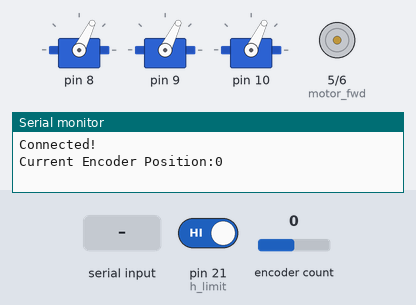
This sketch was run on a simulated Arduino Mega 2560, built with avr-gcc and run on an emulated ATmega2560. On the bench: 3 × servo, motor-driver pin pairs drawn as motors (green arrow = first pin HIGH = forward, orange = second pin HIGH = backward, longer = more drive), the last lines printed to the serial monitor. The inputs (shaded band) are chosen by the test bench; at power-on: pin 21 (h_limit) HIGH, encoder count 0.

Above: at 0.11 s.
At 1.2 s:
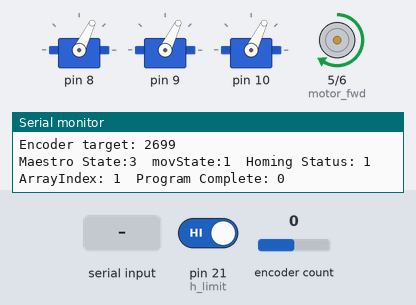
1.3 s: "90,45,200}" received over Serial
Timing chart, 0 to 4.3 s (numbered marks = the images above; inputs shaded):
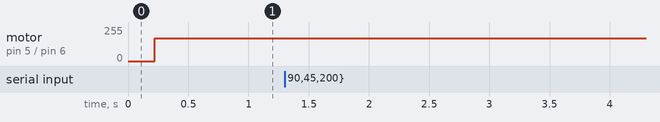

The sketch:

icebot_fw_1.0.0.ino
```cpp
#include <Arduino.h>
#include <Encoder.h>
#include <PID_v1.h>
#include <Servo.h>

//initialize encoders
Encoder myEnc(2, 3); // 20.6 Pulses per mm

//Initialize Limit Switch
#define h_limit 21

// Initialize start Button
#define start_btn 7

//Initialize Servo
Servo dispenseServo[3];
int activeServo = 0;    //Stores the active servo
int servoPosition[] = {221, 480, 749};
//Serial Communication variables
String inByte;
String payload;
//Initialize Motor
#define motor_fwd 5 //Motor Forward PWM Pin
#define motor_rev 6 //Motor Reverse PWM Pin

//Set Up the Encoder Variables
float ppmm = 20.6;  //Pulses per mm of the carriage
int encState = 1;   //Default State of the Encoder STate machine
long newPos = 0;    //New Encoder Position
long oldPos = -999; //Old encoder position

//Limit Switch Setup
int PrevHState = 0;    //Previous state
int hstate = 1;         //variable for the state machine of the homing state machine
int homingStatus = 0;  //0 indicates not homed 1 indicates homed
int homing_speed = 150; //speed of motor when homing
int hLimVal = 0;      //Limit Switch value

String message = "Placeholder";     //for storing debug messages
int debug = 1;        //state machine debug
int encoderDebug = 1;   //shows Encoder values

//Maestro State Machine Variables
int maestroState = 0; //Base state of the Maestro
int oldMaestroState = 0;
int programComplete = 0;    //Set to 1 when the program is complete

//Movement State machine variables
int movState = 6;                          //State of the movement State Machine
int oldMovState = 0;                       //Previous movState
long targetPos = 100;                      //current target position
int targetArray[] = {221, 480, 749, 900}; //Array that stores the target position in mm
int programLength = sizeof(targetArray) / sizeof(targetArray[0]);                   //stores the length of the program
int arrayIndex = 0;                        //stores the current index of the array target position
long gap = 0;                              //gap between the target and the current position

int arvl_state = 0;     //state of the arrival state machine. If the motor has arrived within a certain tolerance, it switches state. 0 means it hasn't arrived, 1 means it has arrived
int arrival_status = 0; //status of the carriage. Zero for out of position, 1 for in position

//PID Setup
double Setpoint, Input, Output; //Define Variables we'll be connecting to

PID myPID(&Input, &Output, &Setpoint, 0.680, 0.09, 0.018, DIRECT); //Specify the links and initial tuning parameters

//motor setups
int mot_speed = 0; //Stores the speed of the motor (PWM value from 0-255)

void setup()
{
  //Set Up Motors
  pinMode(motor_fwd, OUTPUT);
  pinMode(motor_rev, OUTPUT);

  //Set up inputs
  pinMode(start_btn, INPUT_PULLUP);
  pinMode(h_limit, INPUT_PULLUP);

  //turn the PID on
  myPID.SetMode(AUTOMATIC);
  myPID.SetSampleTime(1);           // refresh rate of PID controller
  myPID.SetOutputLimits(-120, 170); // this is the MAX PWM value to move motor, here change in value reflect change in speed of motor.

  for (int i = 0; i < 3; i++) {
    dispenseServo[i].attach(i + 8);
    dispenseServo[i].write(64);
  }

  //Enable Communication
  Serial.begin(115200);
  Serial.println("Connected!");
}

void loop() // put your main code here, to run repeatedly:
{

  read_enc();
  maestro();
  serial_comm();

  //  dispenseServo.write(60);

  if (debug == 1) {
    if (maestroState != oldMaestroState || movState != oldMovState) {
      message = "Maestro State:" + String(maestroState) + "  movState:" + String(movState)
                + "  Homing Status: " + String(homingStatus) + "  ArrayIndex: " + String(arrayIndex) + "  Program Complete: " + String(programComplete);
      Serial.println(message);
      oldMaestroState = maestroState;
      oldMovState = movState;
    }
  }
}

void serial_comm() {
  int x, y, bs1, bs2;
  x = y = bs1 = bs2 = 0;
  if (Serial.available() > 0) {
    x = Serial.parseInt();
    y = Serial.parseInt();
    bs1 = Serial.parseInt();
    bs2 = Serial.parseInt();
    char r = Serial.read();
    if (r == '\n') {}

    Serial.print("x =  ");
    Serial.println(x);
    Serial.print("y =  ");
    Serial.println(y);
    Serial.print("bs1 =  ");
    Serial.println(bs1);
    Serial.print("bs2 =  ");
    Serial.println(bs2);
  }
}

//The master controller. The Maestro, if you will
void maestro() {
  switch (maestroState)
  {
    //Not Homed State
    case 0:
      if (homingStatus == 0)
      {
        homing_sm();
      } else
      {
        maestroState = 1;
      }
      break;

    //Homed State
    case 1:
      Serial.println("Homing Complete");
      if (programComplete == 0) {
        maestroState = 2;
      }
      break;

    //Ready State - Check for destination
    case 2:
      get_target();
      message = "Target has been set to " + String(targetPos) + "mm. Beginning PID calculation";
      Serial.println(message);
      targetPos = from_mm(targetPos);
      movState = 1;
      maestroState = 3;
      break;

    //calculate the PID
    case 3:

      if (arrival_status == 0) {
        check_gap();
        Setpoint = targetPos;
        Input = newPos;
        myPID.Compute();
        mot_speed = Output;
        mov_sm();
      } else {
        delay(200);
        message = "Maestro: Arrived at Destination! Encoder Position: " + String(newPos);
        open_dispensor(targetPos);
        Serial.println(message);
        maestroState = 4;
      }

      break;

    case 4:
      if (arrayIndex == programLength) {
        programComplete = 1;
        maestroState = 5;
      } else {
        arrival_status = 0;
        maestroState = 2;
      }
      break;

    case 5:
      //do nothing
      break;
  }

}

void open_dispensor(int carriage_destination) {

  if (carriage_destination == from_mm(servoPosition[0]))
  {
    dispenseServo[2].write(0);
    delay(400);
    dispenseServo[2].write(64);
    delay(400);
  }
  else if (carriage_destination == from_mm(servoPosition[1]))
  {
    dispenseServo[1].write(0);
    delay(400);
    dispenseServo[1].write(64);
    delay(400);
  }
  else if (carriage_destination == from_mm(servoPosition[2]))
  {
    dispenseServo[0].write(0);
    delay(400);
    dispenseServo[0].write(64);
    delay(400);
  }
}

//Converts mm to pulses by receiving a target in mm
int from_mm(long mm)
{
  int conversion;
  mm = mm - 90;                  //)ffset to center the cup under the dispenser. Subtract 90 mm to cneter target to the center of the cupholder
  conversion = round(mm * ppmm); //Multiply the mm by the encoder resolution
  message = "Encoder target: " + String(conversion);
  Serial.println(message);
  return conversion;
}

void get_target() {
  if (arrayIndex < programLength) {
    targetPos = targetArray[arrayIndex];
    Serial.println("target acquired from get_target");
    arrayIndex++;
  } else {
    Serial.println("Get Target stopping the motor");
    motstop();
    programComplete = 1;
    movState = 6;
  }
}

//Reads the encoder and prints out the position
void read_enc()
{
  newPos = myEnc.read();
  if (newPos != oldPos)
  {
    oldPos = newPos;
    if (encoderDebug == 1) {
      Serial.print("Current Encoder Position:");
      Serial.println(newPos);
    }
  }
}

//State machine for the homing procedure
void homing_sm()
{
  mot_speed = homing_speed;
  reverse();
  hLimVal = digitalRead(h_limit);
  if (hLimVal == 1)
  {
    motstop();
    delay(180);
    myEnc.write(0);
    Serial.println("Homing complete; Encoder set to Zero!");
    delay(10);
    message = "Current encoder value: " + String(newPos);
    Serial.println(message);
    homingStatus = 1;
    maestroState = 1;
    message = "Current Homing Status: " + String(homingStatus);
  } else {
    homingStatus = 0;
  }
}

void check_gap() {
  gap = abs(targetPos - newPos);
  //message = "Distance to target is: " + String(gap);
  //Serial.println(message);
  if (gap < 20)
  {
    Serial.println("Arrived at Destination! ");
    Serial.print("Disabling Motor: Gap to Target is: ");
    Serial.print(int(gap));
    motstop();
    //    delay(300);
    movState = 6;
    arrival_status = 1;
  }
}

//State machine that handles carriage movement when not homing
void mov_sm()
{
  oldPos = newPos;
  switch (movState)
  {
    //Does nothing; the default state
    case 0:
      movState = 1;
      break;

    case 1:
      //convert from mm to encoder position
      if (mot_speed > 0) {
        forward();
      } else {
        reverse();
      }
      break;

    case 2:
      forward();
      //      if (mot_speed < 0) {
      movState = 1;
      //      }
      break;

    case 3:
      reverse();
      //      if (mot_speed > 0) {
      movState = 1;
      //      }
      break;

    case 6:
      break;
  }
}

//Moves Motor forward
void forward()
{
  digitalWrite(motor_rev, LOW);
  analogWrite(motor_fwd, mot_speed);
}

//Reverses Motor Direction
void reverse()
{
  digitalWrite(motor_fwd, LOW);
  analogWrite(motor_rev, mot_speed);
}

//Disables the motor power
void motstop()
{
  digitalWrite(motor_rev, LOW);
  digitalWrite(motor_fwd, LOW);
  //  Serial.println("Motor Disabled");
}
```

sample_serial.cpp
```cpp
#include <Arduino.h>
String inByte;
String payLoad;


void setup() {
  // put your setup code here, to run once:
  pinMode(LED_BUILTIN, OUTPUT);
  Serial.begin(9600);
}

void funcOne(){
    payLoad = Serial.readStringUntil('}');
    if(payLoad == "ON"){
      digitalWrite(LED_BUILTIN, HIGH);
    }
    Serial.println("Hello there Sir! Your LED is now " + payLoad);
}

void funcTwo(){
    payLoad = Serial.readStringUntil('}');
    if(payLoad == "OFF"){
      digitalWrite(LED_BUILTIN, HIGH);
    }
    Serial.println("Hello there Sir! Your LED is now " + payLoad);
}

void loop() {
  if (Serial.available() > 0) {
    inByte = Serial.readStringUntil(':');
    // Serial.print(inByte);
    if(inByte == "Potato"){
      funcOne();
    } else if(inByte == "Banana"){
      funcTwo();
    }else
    {
      Serial.println("No clue what you're saying bro");
    }

  }
}
```
